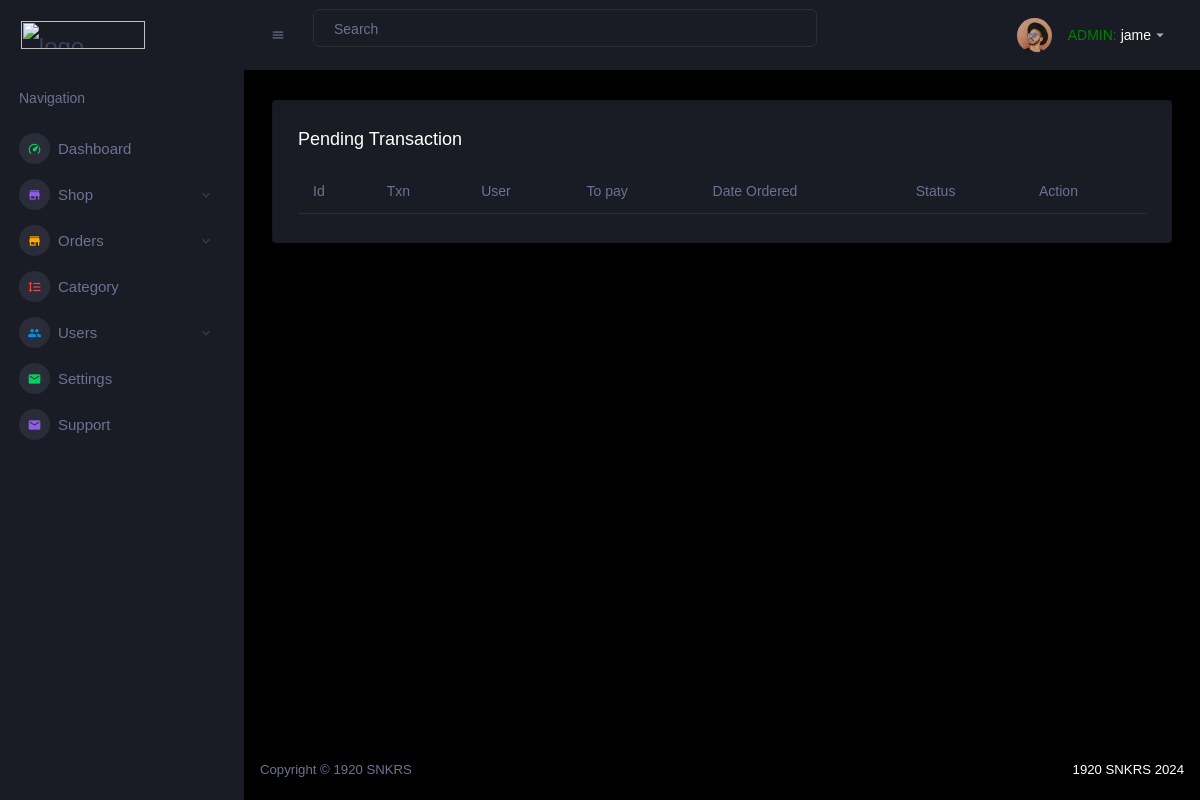
The app's page /admin/orders-pending.php (signed in), older data.
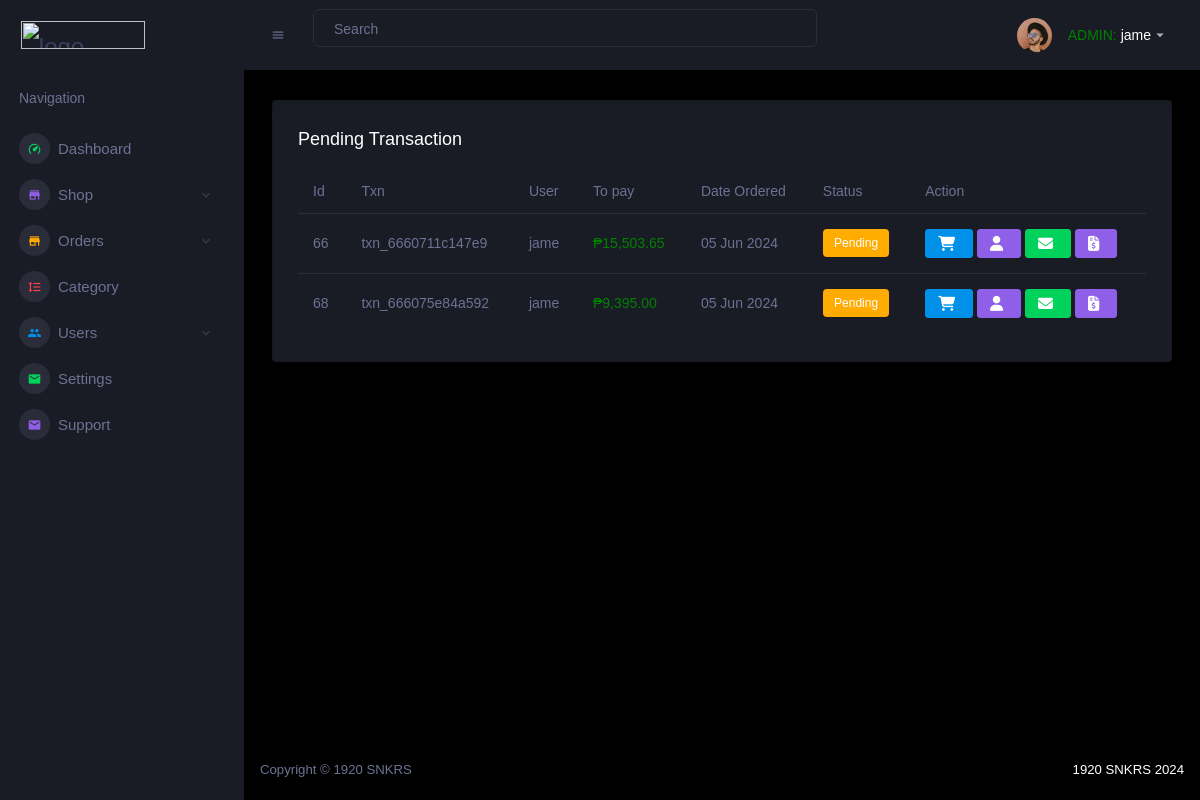
The same page, newer data.
### tables this page shows
CREATE TABLE `orders` (
  `order_id` int(11) NOT NULL,
  `transaction_number` varchar(255) DEFAULT NULL,
  `userid` int(11) DEFAULT NULL,
  `total_amount` decimal(10,2) DEFAULT NULL,
  `note` text DEFAULT NULL,
  `created_at` timestamp NOT NULL DEFAULT current_timestamp(),
  `order_status` varchar(20) DEFAULT 'Pending',
  `imgURL` varchar(255) DEFAULT NULL,
  `updated_at` timestamp NOT NULL DEFAULT current_timestamp() ON UPDATE current_timestamp()
);

CREATE TABLE `users` (
  `userid` int(11) NOT NULL,
  `username` varchar(50) NOT NULL,
  `email` varchar(100) NOT NULL,
  `password` varchar(100) NOT NULL,
  `datecreated` timestamp NOT NULL DEFAULT current_timestamp()
);

### admin/orders-pending.php (the view, shortened to what this page needs)
<html lang="en">
<?php
require_once("../database/connection.php");
?>
</head>
<body>
    <div class="container-scroller">
        <?php include("sidebar.php"); ?>
        <div class="container-fluid page-body-wrapper">
            <?php include("navbar.php") ?>
            <div class="main-panel">
                <div class="content-wrapper">
                    <div class="row">
                        <div class="col-lg-12 grid-margin stretch-card">
                            <div class="card">
                                <div class="card-body">
                                    <h4 class="card-title">Pending Transaction</h4>
                                    <div class="table-responsive">
                                        <table id="productTable" class="table">
                                            <thead>
                                                <tr>
                                                    <th>Id</th>
                                                    <th>Txn</th>
                                                    <th>User</th>
                                                    <th>To pay</th>
                                                    <th>Date Ordered</th>
                                                    <th>Status</th>
                                                    <th>Action</th>
                                                </tr>
                                            </thead>
                                            <tbody>
                                                <?php
                                                $query = "SELECT * FROM orders WHERE order_status = 'Pending'";
                                                $result = mysqli_query($link, $query);
                                                while ($row = mysqli_fetch_assoc($result)) {
                                                    $userid = $row['userid'];
                                                    $usernameQuery = "SELECT username FROM users WHERE userid = ?";
                                                    $stmtUsername = $link->prepare($usernameQuery);
                                                    $stmtUsername->bind_param("i", $userid);
                                                    $stmtUsername->execute();
                                                    $resultUsername = $stmtUsername->get_result();
                                                    $username = $resultUsername->fetch_assoc()['username'];
                                                    $status = $row['order_status'];
                                                    $order_id = $row['order_id'];
                                                    $transaction_number = $row['transaction_number'];
                                                    $createdAt = date('d M Y', strtotime($row['created_at']));
                                                    $checkCancellationQuery = "SELECT * FROM cancellation_request WHERE order_id = ? AND status = 0";
                                                    $stmtCancellation = $link->prepare($checkCancellationQuery);
                                                    $stmtCancellation->bind_param("i", $order_id);
                                                    $stmtCancellation->execute();
                                                    $resultCancellation = $stmtCancellation->get_result();
                                                    $cancellationExists = $resultCancellation->num_rows > 0;
                                                    if ($status === 'Pending') {
                                                        $statusLabel = '<label class="badge badge-warning">Pending</label>';
                                                    } else {
                                                        $statusLabel = $status;
                                                    }
                                                    echo "<tr>
            <td>{$order_id}</td>
            <td>{$transaction_number}</td>
            <td>{$username}</td>
            <td style='color: green;'>₱" . number_format($row['total_amount'], 2, '.', ',') . "</td>
            <td>{$createdAt}</td>
            <td>";
                                                    if (!$cancellationExists) {
                                                        echo $statusLabel;
                                                    } else {
                                                        echo "<label class='badge badge-danger'>Cancellation</label>";
                                                    }
                                                   echo "</td>
            <td>
                <button type='button' data-txn='{$transaction_number}' class='view-order btn btn-primary btn-md'><i class='fas fa-shopping-cart'></i></button>
                <button type='button' data-userid='{$userid}' class='view-user btn btn-info btn-md'><i class='fas fa-user'></i></button>
                <button type='button' data-userid='{$userid}' class='email-user btn btn-success btn-md'><i class='fas fa-envelope'></i></button>
                <button type='button' data-order_id='{$order_id}' class='proof-payment btn btn-info btn-md'><i class='fas fa-file-invoice-dollar'></i></button>
            </td>
        </tr>";
                                                }
                                                ?>
                                            </tbody>
                                        </table>
                                    </div>
                                </div>
                            </div>
                        </div>
                    </div>
                </div>
            </div>
        </div>
    </div>
</body>
</html>

### admin/sidebar.php (shortened to what this page needs)
<nav class="sidebar sidebar-offcanvas" id="sidebar">
  <div class="sidebar-brand-wrapper d-none d-lg-flex align-items-center justify-content-center fixed-top">
    <a class="sidebar-brand brand-logo" href="index.html"><img src="assets/images/logo.svg" alt="logo" /></a>
  </div>
  <ul class="nav">
    <li class="nav-item nav-category">
      <span class="nav-link">Navigation</span>
    </li>
    <li class="nav-item menu-items">
      <a class="nav-link" href="home">
        <span class="menu-icon">
          <i class="mdi mdi-speedometer"></i>
        </span>
        <span class="menu-title">Dashboard</span>
      </a>
    </li>
    <li class="nav-item menu-items">
      <a class="nav-link" data-toggle="collapse" href="#ui-shop" aria-expanded="false" aria-controls="ui-shop">
        <span class="menu-icon">
        <i class="mdi mdi-store"></i>
        </span>
        <span class="menu-title">Shop</span>
        <i class="menu-arrow"></i>
      </a>
    </li>
    <li class="nav-item menu-items">
      <a class="nav-link" data-toggle="collapse" href="#ui-orders" aria-expanded="false" aria-controls="ui-orders">
        <span class="menu-icon">
        <i class="mdi mdi-store"></i>
        </span>
        <span class="menu-title">Orders</span>
        <i class="menu-arrow"></i>
      </a>
    </li>
    <li class="nav-item menu-items">
      <a class="nav-link" href="error-404.html">
        <span class="menu-icon">
          <i class="mdi mdi-format-line-spacing"></i>
        </span>
        <span class="menu-title">Category</span>
      </a>
    </li>
    <li class="nav-item menu-items">
      <a class="nav-link" data-toggle="collapse" href="#ui-user" aria-expanded="false" aria-controls="ui-user">
        <span class="menu-icon">
          <i class="mdi mdi-account-multiple"></i>
        </span>
        <span class="menu-title">Users</span>
        <i class="menu-arrow"></i>
      </a>
    </li>
    <li class="nav-item menu-items">
      <a class="nav-link" href="error-404.html">
        <span class="menu-icon">
          <i class="mdi mdi-email"></i>
        </span>
        <span class="menu-title">Settings</span>
      </a>
    </li>
    <li class="nav-item menu-items">
      <a class="nav-link" href="error-404.html">
        <span class="menu-icon">
          <i class="mdi mdi-email"></i>
        </span>
        <span class="menu-title">Support</span>
      </a>
    </li>
  </ul>
</nav>

### admin/navbar.php (shortened to what this page needs)
<?php
$getUser = "SELECT username FROM admin WHERE admin_id = ?";
$stmt = mysqli_prepare($link, $getUser);
mysqli_stmt_bind_param($stmt, "s", $verifiedUID);
mysqli_stmt_execute($stmt);
mysqli_stmt_bind_result($stmt, $username);
?>
<nav class="navbar p-0 fixed-top d-flex flex-row">
  <div class="navbar-menu-wrapper flex-grow d-flex align-items-stretch">
    <button class="navbar-toggler navbar-toggler align-self-center" type="button" data-toggle="minimize">
      <span class="mdi mdi-menu"></span>
    </button>
    <ul class="navbar-nav w-100">
      <li class="nav-item w-100">
        <form class="nav-link mt-2 mt-md-0 d-none d-lg-flex search">
          <input type="text" class="form-control" placeholder="Search">
        </form>
      </li>
    </ul>
    <ul class="navbar-nav navbar-nav-right">
      <li class="nav-item dropdown">
        <a class="nav-link" id="profileDropdown" href="#" data-toggle="dropdown">
          <div class="navbar-profile">
            <img class="img-xs rounded-circle" src="../assets/images/faces/face15.jpg" alt="">
            <p class="mb-0 d-none d-sm-block navbar-profile-name"><span style="color: green;">ADMIN: </span> <?php echo $username ?></p>
            <i class="mdi mdi-menu-down d-none d-sm-block"></i>
          </div>
        </a>
      </li>
    </ul>
  </div>
</nav>

Row changes from the older to the newer data that the page shows:
added orders: order_id "66", transaction_number "txn_6660711c147e9", userid.username "jame", total_amount "15,503.65", created_at "05 Jun 2024", order_status "Pending"
added orders: order_id "68", transaction_number "txn_666075e84a592", userid.username "jame", total_amount "9,395.00", created_at "05 Jun 2024", order_status "Pending"
